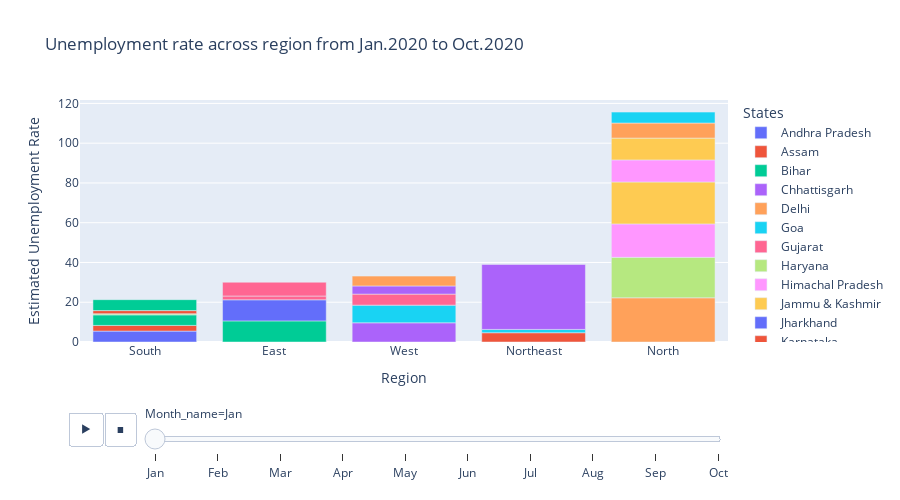

The notebook cell this image was saved under:
### Code cell
fig = px.bar(df, x='Region', y='Estimated Unemployment Rate', animation_frame='Month_name', color='States',
             title='Unemployment rate across region from Jan.2020 to Oct.2020', height=500, template='plotly')
fig.update_layout(xaxis={'categoryorder': 'total ascending'})
fig.layout.updatemenus[0].buttons[0].args[1]["frame"]["duration"] = 2000
fig.show()

### Figure 1 — Plotly figure (JSON) as saved in the notebook; plotly's stock layout.template omitted (floating-point values rounded to 4 significant figures)
{"data": [{"alignmentgroup": "True", "hovertemplate": "States=Andhra Pradesh<br>Month_name=Jan<br>Region=%{x}<br>Estimated Unemployment Rate=%{y}<extra></extra>", "legendgroup": "Andhra Pradesh", "marker": {"color": "#636efa", "pattern": {"shape": ""}}, "name": "Andhra Pradesh", "offsetgroup": "Andhra Pradesh", "orientation": "v", "showlegend": true, "textposition": "auto", "type": "bar", "x": ["South"], "xaxis": "x", "y": [5.48], "yaxis": "y"}, {"alignmentgroup": "True", "hovertemplate": "States=Assam<br>Month_name=Jan<br>Region=%{x}<br>Estimated Unemployment Rate=%{y}<extra></extra>", "legendgroup": "Assam", "marker": {"color": "#EF553B", "pattern": {"shape": ""}}, "name": "Assam", "offsetgroup": "Assam", "orientation": "v", "showlegend": true, "textposition": "auto", "type": "bar", "x": ["Northeast"], "xaxis": "x", "y": [4.66], "yaxis": "y"}, {"alignmentgroup": "True", "hovertemplate": "States=Bihar<br>Month_name=Jan<br>Region=%{x}<br>Estimated Unemployment Rate=%{y}<extra></extra>", "legendgroup": "Bihar", "marker": {"color": "#00cc96", "pattern": {"shape": ""}}, "name": "Bihar", "offsetgroup": "Bihar", "orientation": "v", "showlegend": true, "textposition": "auto", "type": "bar", "x": ["East"], "xaxis": "x", "y": [10.61], "yaxis": "y"}, {"alignmentgroup": "True", "hovertemplate": "States=Chhattisgarh<br>Month_name=Jan<br>Region=%{x}<br>Estimated Unemployment Rate=%{y}<extra></extra>", "legendgroup": "Chhattisgarh", "marker": {"color": "#ab63fa", "pattern": {"shape": ""}}, "name": "Chhattisgarh", "offsetgroup": "Chhattisgarh", "orientation": "v", "showlegend": true, "textposition": "auto", "type": "bar", "x": ["West"], "xaxis": "x", "y": [9.65], "yaxis": "y"}, {"alignmentgroup": "True", "hovertemplate": "States=Delhi<br>Month_name=Jan<br>Region=%{x}<br>Estimated Unemployment Rate=%{y}<extra></extra>", "legendgroup": "Delhi", "marker": {"color": "#FFA15A", "pattern": {"shape": ""}}, "name": "Delhi", "offsetgroup": "Delhi", "orientation": "v", "showlegend": true, "textposition": "auto", "type": "bar", "x": ["North"], "xaxis": "x", "y": [22.23], "yaxis": "y"}, {"alignmentgroup": "True", "hovertemplate": "States=Goa<br>Month_name=Jan<br>Region=%{x}<br>Estimated Unemployment Rate=%{y}<extra></extra>", "legendgroup": "Goa", "marker": {"color": "#19d3f3", "pattern": {"shape": ""}}, "name": "Goa", "offsetgroup": "Goa", "orientation": "v", "showlegend": true, "textposition": "auto", "type": "bar", "x": ["West"], "xaxis": "x", "y": [8.89], "yaxis": "y"}, {"alignmentgroup": "True", "hovertemplate": "States=Gujarat<br>Month_name=Jan<br>Region=%{x}<br>Estimated Unemployment Rate=%{y}<extra></extra>", "legendgroup": "Gujarat", "marker": {"color": "#FF6692", "pattern": {"shape": ""}}, "name": "Gujarat", "offsetgroup": "Gujarat", "orientation": "v", "showlegend": true, "textposition": "auto", "type": "bar", "x": ["West"], "xaxis": "x", "y": [5.54], "yaxis": "y"}, {"alignmentgroup": "True", "hovertemplate": "States=Haryana<br>Month_name=Jan<br>Region=%{x}<br>Estimated Unemployment Rate=%{y}<extra></extra>", "legendgroup": "Haryana", "marker": {"color": "#B6E880", "pattern": {"shape": ""}}, "name": "Haryana", "offsetgroup": "Haryana", "orientation": "v", "showlegend": true, "textposition": "auto", "type": "bar", "x": ["North"], "xaxis": "x", "y": [20.34], "yaxis": "y"}, {"alignmentgroup": "True", "hovertemplate": "States=Himachal Pradesh<br>Month_name=Jan<br>Region=%{x}<br>Estimated Unemployment Rate=%{y}<extra></extra>", "legendgroup": "Himachal Pradesh", "marker": {"color": "#FF97FF", "pattern": {"shape": ""}}, "name": "Himachal Pradesh", "offsetgroup": "Himachal Pradesh", "orientation": "v", "showlegend": true, "textposition": "auto", "type": "bar", "x": ["North"], "xaxis": "x", "y": [16.83], "yaxis": "y"}, {"alignmentgroup": "True", "hovertemplate": "States=Jammu & Kashmir<br>Month_name=Jan<br>Region=%{x}<br>Estimated Unemployment Rate=%{y}<extra></extra>", "legendgroup": "Jammu & Kashmir", "marker": {"color": "#FECB52", "pattern": {"shape": ""}}, "name": "Jammu & Kashmir", "offsetgroup": "Jammu & Kashmir", "orientation": "v", "showlegend": true, "textposition": "auto", "type": "bar", "x": ["North"], "xaxis": "x", "y": [21.08], "yaxis": "y"}, {"alignmentgroup": "True", "hovertemplate": "States=Jharkhand<br>Month_name=Jan<br>Region=%{x}<br>Estimated Unemployment Rate=%{y}<extra></extra>", "legendgroup": "Jharkhand", "marker": {"color": "#636efa", "pattern": {"shape": ""}}, "name": "Jharkhand", "offsetgroup": "Jharkhand", "orientation": "v", "showlegend": true, "textposition": "auto", "type": "bar", "x": ["East"], "xaxis": "x", "y": [10.61], "yaxis": "y"}, {"alignmentgroup": "True", "hovertemplate": "States=Karnataka<br>Month_name=Jan<br>Region=%{x}<br>Estimated Unemployment Rate=%{y}<extra></extra>", "legendgroup": "Karnataka", "marker": {"color": "#EF553B", "pattern": {"shape": ""}}, "name": "Karnataka", "offsetgroup": "Karnataka", "orientation": "v", "showlegend": true, "textposition": "auto", "type": "bar", "x": ["South"], "xaxis": "x", "y": [2.86], "yaxis": "y"}, {"alignmentgroup": "True", "hovertemplate": "States=Kerala<br>Month_name=Jan<br>Region=%{x}<br>Estimated Unemployment Rate=%{y}<extra></extra>", "legendgroup": "Kerala", "marker": {"color": "#00cc96", "pattern": {"shape": ""}}, "name": "Kerala", "offsetgroup": "Kerala", "orientation": "v", "showlegend": true, "textposition": "auto", "type": "bar", "x": ["South"], "xaxis": "x", "y": [5.31], "yaxis": "y"}, {"alignmentgroup": "True", "hovertemplate": "States=Madhya Pradesh<br>Month_name=Jan<br>Region=%{x}<br>Estimated Unemployment Rate=%{y}<extra></extra>", "legendgroup": "Madhya Pradesh", "marker": {"color": "#ab63fa", "pattern": {"shape": ""}}, "name": "Madhya Pradesh", "offsetgroup": "Madhya Pradesh", "orientation": "v", "showlegend": true, "textposition": "auto", "type": "bar", "x": ["West"], "xaxis": "x", "y": [4.11], "yaxis": "y"}, {"alignmentgroup": "True", "hovertemplate": "States=Maharashtra<br>Month_name=Jan<br>Region=%{x}<br>Estimated Unemployment Rate=%{y}<extra></extra>", "legendgroup": "Maharashtra", "marker": {"color": "#FFA15A", "pattern": {"shape": ""}}, "name": "Maharashtra", "offsetgroup": "Maharashtra", "orientation": "v", "showlegend": true, "textposition": "auto", "type": "bar", "x": ["West"], "xaxis": "x", "y": [4.95], "yaxis": "y"}, {"alignmentgroup": "True", "hovertemplate": "States=Meghalaya<br>Month_name=Jan<br>Region=%{x}<br>Estimated Unemployment Rate=%{y}<extra></extra>", "legendgroup": "Meghalaya", "marker": {"color": "#19d3f3", "pattern": {"shape": ""}}, "name": "Meghalaya", "offsetgroup": "Meghalaya", "orientation": "v", "showlegend": true, "textposition": "auto", "type": "bar", "x": ["Northeast"], "xaxis": "x", "y": [1.66], "yaxis": "y"}, {"alignmentgroup": "True", "hovertemplate": "States=Odisha<br>Month_name=Jan<br>Region=%{x}<br>Estimated Unemployment Rate=%{y}<extra></extra>", "legendgroup": "Odisha", "marker": {"color": "#FF6692", "pattern": {"shape": ""}}, "name": "Odisha", "offsetgroup": "Odisha", "orientation": "v", "showlegend": true, "textposition": "auto", "type": "bar", "x": ["East"], "xaxis": "x", "y": [1.9], "yaxis": "y"}, {"alignmentgroup": "True", "hovertemplate": "States=Puducherry<br>Month_name=Jan<br>Region=%{x}<br>Estimated Unemployment Rate=%{y}<extra></extra>", "legendgroup": "Puducherry", "marker": {"color": "#B6E880", "pattern": {"shape": ""}}, "name": "Puducherry", "offsetgroup": "Puducherry", "orientation": "v", "showlegend": true, "textposition": "auto", "type": "bar", "x": ["South"], "xaxis": "x", "y": [0.58], "yaxis": "y"}, {"alignmentgroup": "True", "hovertemplate": "States=Punjab<br>Month_name=Jan<br>Region=%{x}<br>Estimated Unemployment Rate=%{y}<extra></extra>", "legendgroup": "Punjab", "marker": {"color": "#FF97FF", "pattern": {"shape": ""}}, "name": "Punjab", "offsetgroup": "Punjab", "orientation": "v", "showlegend": true, "textposition": "auto", "type": "bar", "x": ["North"], "xaxis": "x", "y": [11.11], "yaxis": "y"}, {"alignmentgroup": "True", "hovertemplate": "States=Rajasthan<br>Month_name=Jan<br>Region=%{x}<br>Estimated Unemployment Rate=%{y}<extra></extra>", "legendgroup": "Rajasthan", "marker": {"color": "#FECB52", "pattern": {"shape": ""}}, "name": "Rajasthan", "offsetgroup": "Rajasthan", "orientation": "v", "showlegend": true, "textposition": "auto", "type": "bar", "x": ["North"], "xaxis": "x", "y": [10.97], "yaxis": "y"}, {"alignmentgroup": "True", "hovertemplate": "States=Tamil Nadu<br>Month_name=Jan<br>Region=%{x}<br>Estimated Unemployment Rate=%{y}<extra></extra>", "legendgroup": "Tamil Nadu", "marker": {"color": "#EF553B", "pattern": {"shape": ""}}, "name": "Tamil Nadu", "offsetgroup": "Tamil Nadu", "orientation": "v", "showlegend": true, "textposition": "auto", "type": "bar", "x": ["South"], "xaxis": "x", "y": [1.57], "yaxis": "y"}, {"alignmentgroup": "True", "hovertemplate": "States=Telangana<br>Month_name=Jan<br>Region=%{x}<br>Estimated Unemployment Rate=%{y}<extra></extra>", "legendgroup": "Telangana", "marker": {"color": "#00cc96", "pattern": {"shape": ""}}, "name": "Telangana", "offsetgroup": "Telangana", "orientation": "v", "showlegend": true, "textposition": "auto", "type": "bar", "x": ["South"], "xaxis": "x", "y": [5.49], "yaxis": "y"}, {"alignmentgroup": "True", "hovertemplate": "States=Tripura<br>Month_name=Jan<br>Region=%{x}<br>Estimated Unemployment Rate=%{y}<extra></extra>", "legendgroup": "Tripura", "marker": {"color": "#ab63fa", "pattern": {"shape": ""}}, "name": "Tripura", "offsetgroup": "Tripura", "orientation": "v", "showlegend": true, "textposition": "auto", "type": "bar", "x": ["Northeast"], "xaxis": "x", "y": [32.67], "yaxis": "y"}, {"alignmentgroup": "True", "hovertemplate": "States=Uttar Pradesh<br>Month_name=Jan<br>Region=%{x}<br>Estimated Unemployment Rate=%{y}<extra></extra>", "legendgroup": "Uttar Pradesh", "marker": {"color": "#FFA15A", "pattern": {"shape": ""}}, "name": "Uttar Pradesh", "offsetgroup": "Uttar Pradesh", "orientation": "v", "showlegend": true, "textposition": "auto", "type": "bar", "x": ["North"], "xaxis": "x", "y": [7.58], "yaxis": "y"}, {"alignmentgroup": "True", "hovertemplate": "States=Uttarakhand<br>Month_name=Jan<br>Region=%{x}<br>Estimated Unemployment Rate=%{y}<extra></extra>", "legendgroup": "Uttarakhand", "marker": {"color": "#19d3f3", "pattern": {"shape": ""}}, "name": "Uttarakhand", "offsetgroup": "Uttarakhand", "orientation": "v", "showlegend": true, "textposition": "auto", "type": "bar", "x": ["North"], "xaxis": "x", "y": [5.49], "yaxis": "y"}, {"alignmentgroup": "True", "hovertemplate": "States=West Bengal<br>Month_name=Jan<br>Region=%{x}<br>Estimated Unemployment Rate=%{y}<extra></extra>", "legendgroup": "West Bengal", "marker": {"color": "#FF6692", "pattern": {"shape": ""}}, "name": "West Bengal", "offsetgroup": "West Bengal", "orientation": "v", "showlegend": true, "textposition": "auto", "type": "bar", "x": ["East"], "xaxis": "x", "y": [6.94], "yaxis": "y"}], "layout": {"barmode": "relative", "height": 500, "legend": {"title": {"text": "States"}, "tracegroupgap": 0}, "sliders": [{"active": 0, "currentvalue": {"prefix": "Month_name="}, "len": 0.9, "pad": {"b": 10, "t": 60}, "steps": [{"args": [["Jan"], {"frame": {"duration": 0, "redraw": true}, "fromcurrent": true, "mode": "immediate", "transition": {"duration": 0, "easing": "linear"}}], "label": "Jan", "method": "animate"}, {"args": [["Feb"], {"frame": {"duration": 0, "redraw": true}, "fromcurrent": true, "mode": "immediate", "transition": {"duration": 0, "easing": "linear"}}], "label": "Feb", "method": "animate"}, {"args": [["Mar"], {"frame": {"duration": 0, "redraw": true}, "fromcurrent": true, "mode": "immediate", "transition": {"duration": 0, "easing": "linear"}}], "label": "Mar", "method": "animate"}, {"args": [["Apr"], {"frame": {"duration": 0, "redraw": true}, "fromcurrent": true, "mode": "immediate", "transition": {"duration": 0, "easing": "linear"}}], "label": "Apr", "method": "animate"}, {"args": [["May"], {"frame": {"duration": 0, "redraw": true}, "fromcurrent": true, "mode": "immediate", "transition": {"duration": 0, "easing": "linear"}}], "label": "May", "method": "animate"}, {"args": [["Jun"], {"frame": {"duration": 0, "redraw": true}, "fromcurrent": true, "mode": "immediate", "transition": {"duration": 0, "easing": "linear"}}], "label": "Jun", "method": "animate"}, {"args": [["Jul"], {"frame": {"duration": 0, "redraw": true}, "fromcurrent": true, "mode": "immediate", "transition": {"duration": 0, "easing": "linear"}}], "label": "Jul", "method": "animate"}, {"args": [["Aug"], {"frame": {"duration": 0, "redraw": true}, "fromcurrent": true, "mode": "immediate", "transition": {"duration": 0, "easing": "linear"}}], "label": "Aug", "method": "animate"}, {"args": [["Sep"], {"frame": {"duration": 0, "redraw": true}, "fromcurrent": true, "mode": "immediate", "transition": {"duration": 0, "easing": "linear"}}], "label": "Sep", "method": "animate"}, {"args": [["Oct"], {"frame": {"duration": 0, "redraw": true}, "fromcurrent": true, "mode": "immediate", "transition": {"duration": 0, "easing": "linear"}}], "label": "Oct", "method": "animate"}], "x": 0.1, "xanchor": "left", "y": 0, "yanchor": "top"}], "title": {"text": "Unemployment rate across region from Jan.2020 to Oct.2020"}, "updatemenus": [{"buttons": [{"args": [null, {"frame": {"duration": 2000, "redraw": true}, "fromcurrent": true, "mode": "immediate", "transition": {"duration": 500, "easing": "linear"}}], "label": "&#9654;", "method": "animate"}, {"args": [[null], {"frame": {"duration": 0, "redraw": true}, "fromcurrent": true, "mode": "immediate", "transition": {"duration": 0, "easing": "linear"}}], "label": "&#9724;", "method": "animate"}], "direction": "left", "pad": {"r": 10, "t": 70}, "showactive": false, "type": "buttons", "x": 0.1, "xanchor": "right", "y": 0, "yanchor": "top"}], "xaxis": {"anchor": "y", "categoryorder": "total ascending", "domain": [0, 1], "title": {"text": "Region"}}, "yaxis": {"anchor": "x", "domain": [0, 1], "title": {"text": "Estimated Unemployment Rate"}}}}
